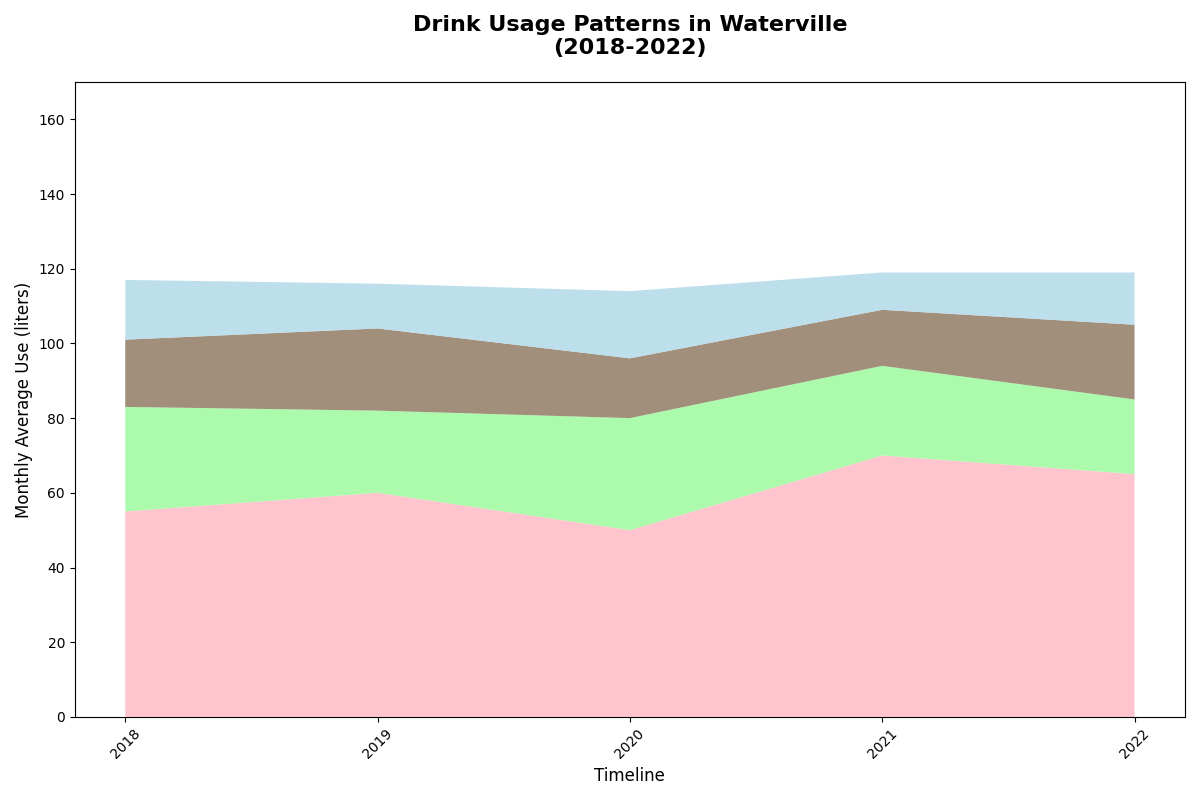

This chart was generated by the following Python code:
import matplotlib.pyplot as plt
import numpy as np

years = np.arange(2018, 2023)
water = np.array([55, 60, 50, 70, 65])
coffee = np.array([28, 22, 30, 24, 20])
tea = np.array([18, 22, 16, 15, 20])
soda = np.array([16, 12, 18, 10, 14])

data = np.vstack([water, coffee, tea, soda])

fig, ax = plt.subplots(figsize=(12, 8))

# Randomly altered colors for demonstration
ax.stackplot(years, data, colors=['#ffb6c1', '#98fb98', '#8a735b', '#add8e6'], alpha=0.8)

# Randomly altered titles and labels
ax.set_title('Drink Usage Patterns in Waterville\n(2018-2022)', fontsize=16, fontweight='bold', pad=20)
ax.set_xlabel('Timeline', fontsize=12)
ax.set_ylabel('Monthly Average Use (liters)', fontsize=12)
ax.set_xticks(years)
ax.set_yticks(np.arange(0, 201, 20))
ax.set_ylim(0, 170)

plt.xticks(rotation=45)
plt.tight_layout()
plt.show()
